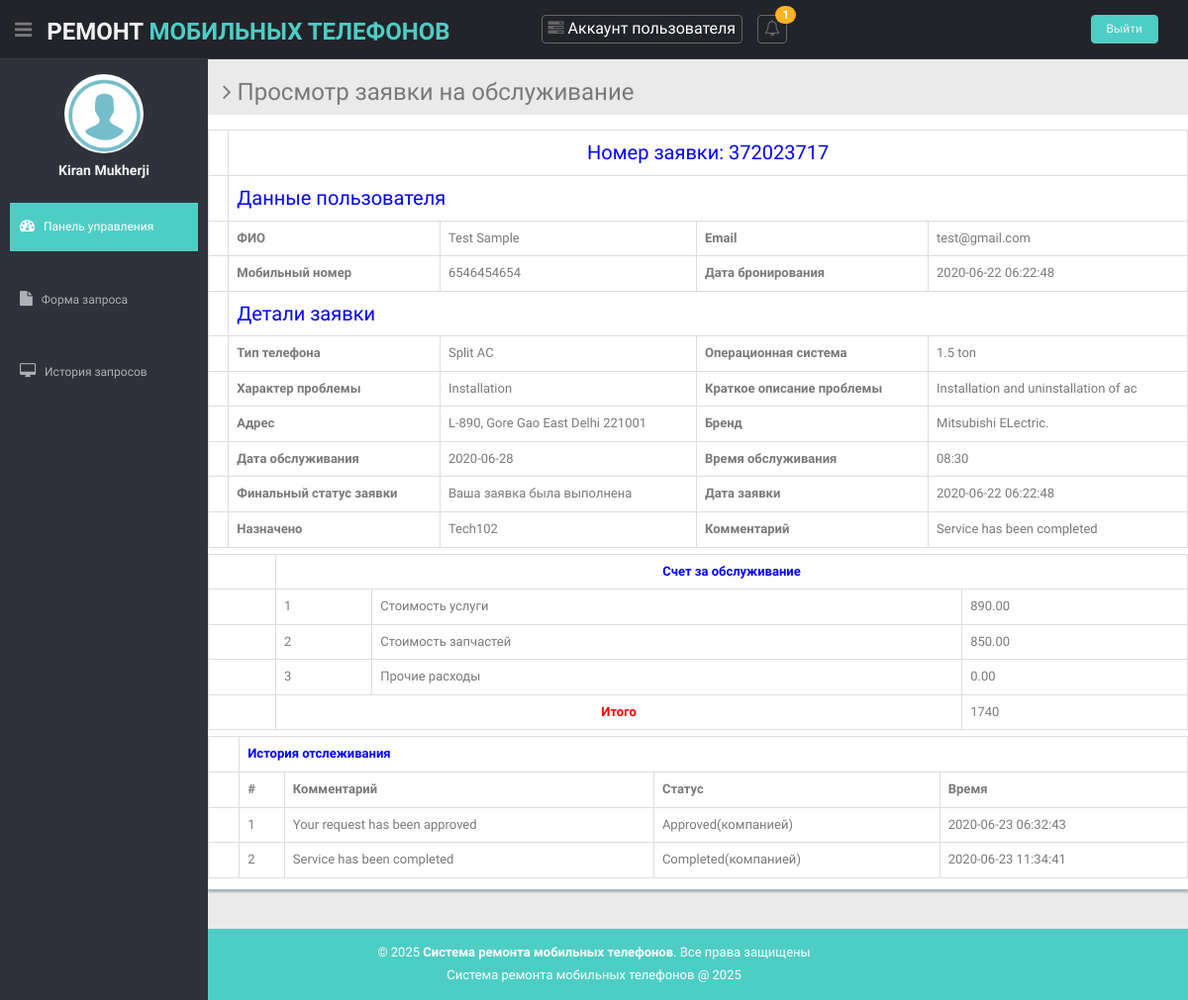
The page /user/view-service-detail.php?viewid=372023717 (signed in) on the database its author committed.
### tables this page shows
CREATE TABLE IF NOT EXISTS `tbluser` (
  `ID` int NOT NULL AUTO_INCREMENT,
  `FirstName` varchar(200) DEFAULT NULL,
  `LastName` varchar(200) DEFAULT NULL,
  `MobileNumber` bigint DEFAULT NULL,
  `Email` varchar(200) DEFAULT NULL,
  `Password` varchar(200) DEFAULT NULL,
  `RegDate` timestamp NULL DEFAULT CURRENT_TIMESTAMP,
  PRIMARY KEY (`ID`)
);

CREATE TABLE IF NOT EXISTS `tblrequest` (
  `ID` int NOT NULL AUTO_INCREMENT,
  `UserID` int DEFAULT NULL,
  `ServiceNumber` varchar(10) DEFAULT NULL,
  `BrandName` varchar(50) DEFAULT NULL,
  `ACtype` varchar(100) DEFAULT NULL,
  `ACcapcity` varchar(50) DEFAULT NULL,
  `Problem` varchar(200) DEFAULT NULL,
  `ProblemDesc` mediumtext,
  `Address` varchar(200) DEFAULT NULL,
  `DateofService` varchar(200) DEFAULT NULL,
  `SuitableTime` varchar(200) DEFAULT NULL,
  `ReqDate` timestamp NULL DEFAULT CURRENT_TIMESTAMP,
  `Status` varchar(50) DEFAULT NULL,
  `AssignTo` varchar(120) DEFAULT NULL,
  `Remark` varchar(200) DEFAULT NULL,
  `ServiceCharge` decimal(10,2) DEFAULT NULL,
  `PartCharge` decimal(10,2) DEFAULT NULL,
  `OtherCharge` decimal(10,2) DEFAULT NULL,
  `ResponseDate` timestamp NULL DEFAULT NULL ON UPDATE CURRENT_TIMESTAMP,
  PRIMARY KEY (`ID`),
  KEY `ServiceNumber` (`ServiceNumber`)
);

CREATE TABLE IF NOT EXISTS `tbltracking` (
  `ID` int NOT NULL AUTO_INCREMENT,
  `ServiceNumber` varchar(200) DEFAULT NULL,
  `Remark` varchar(200) DEFAULT NULL,
  `Status` varchar(200) DEFAULT NULL,
  `OrderCanclledByUser` int DEFAULT NULL,
  `UpdationDate` timestamp NULL DEFAULT CURRENT_TIMESTAMP,
  PRIMARY KEY (`ID`)
);

### user/view-service-detail.php (the view, shortened to what this page needs)
<?php
include('includes/dbconnection.php');
if (strlen($_SESSION['acrsuid']==0)) {
  header('location:logout.php');
  } else{
?>
<!DOCTYPE html>
<html lang="en">
<head>
  <link href="../lib/bootstrap/css/bootstrap.min.css" rel="stylesheet">
  <link href="../lib/font-awesome/css/font-awesome.css" rel="stylesheet" />
  <link href="../lib/advanced-datatable/css/demo_page.css" rel="stylesheet" />
  <link href="../lib/advanced-datatable/css/demo_table.css" rel="stylesheet" />
  <link rel="stylesheet" href="../lib/advanced-datatable/css/DT_bootstrap.css" />
  <link href="../css/style.css" rel="stylesheet">
  <link href="../css/style-responsive.css" rel="stylesheet">
</head>
<body>
  <section id="container">
   <?php include_once('includes/header.php');?>
  <?php include_once('includes/sidebar.php');?>
    <section id="main-content">
      <section class="wrapper">
        <h3><i class="fa fa-angle-right"></i> Просмотр заявки на обслуживание</h3>
        <div class="row mb">
          <div class="content-panel">
            <div class="adv-table">
              <table cellpadding="0" cellspacing="0" border="0" class="display table table-bordered" id="hidden-table-info">
                <?php
                $vid=$_GET['viewid'];
$ret=mysqli_query($con,"select tbluser.*,tblrequest.* from tblrequest join tbluser on tbluser.ID=tblrequest.UserID where ServiceNumber='$vid'");
while ($row=mysqli_fetch_array($ret)) {
?>
                  <tr align="center">
<td colspan="4" style="font-size:20px;color:blue">
 Номер заявки: <?php  echo $_GET['viewid'];;?></td></tr>
          <tr>
<td colspan="4" style="font-size:20px;color:blue">
 Данные пользователя</td></tr>
  <tr>
  <th scope>ФИО</th>
  <td><?php  echo $row['FirstName'];?> <?php  echo $row['LastName'];?></td>
  <th scope>Email</th>
  <td><?php  echo $row['Email'];?></td>
  </tr>
  <tr>
  <th scope>Мобильный номер</th>
  <td><?php  echo $row['MobileNumber'];?></td>
  <th>Дата бронирования</th>
  <td colspan="2"><?php  echo $row['ReqDate'];?></td>
  </tr>
  <td colspan="4" style="font-size:20px;color:blue">
 Детали заявки</td></tr>
  <tr>
  <th>Тип телефона</th>
  <td><?php  echo $row['ACtype'];?></td>
  <th>Операционная система</th>
  <td><?php  echo $row['ACcapcity'];?></td>
  </tr>
   <tr>
  <th>Характер проблемы</th>
  <td><?php  echo $row['Problem'];?></td>
  <th>Краткое описание проблемы</th>
  <td><?php  echo $row['ProblemDesc'];?></td>
  </tr>
  <th>Адрес</th>
  <td><?php  echo $row['Address'];?></td>
  <th>Бренд</th>
  <td><?php  echo $row['BrandName'];?></td>
  <tr>
  <th>Дата обслуживания</th>
  <td><?php  echo $row['DateofService'];?></td>
  <th>Время обслуживания</th>
  <td><?php  echo $row['SuitableTime'];?></td>
  </tr>
  <tr>
  <th>Финальный статус заявки</th>
  <td>
<?php  $status=$row['Status'];
if($row['Status']=="Completed")
{
  echo "Ваша заявка была выполнена";
}
?></td>
<th>Дата заявки</th>
  <td><?php  echo $row['ReqDate'];?></td>
  </tr>
<?php if($row['Status']==""){ ?>
  <tr>
    <th>Назначено</th>
   <td><?php echo "Еще не обновлено"; ?></td>
  <th>Комментарий</th>
   <td><?php echo "Еще не обновлено"; ?></td>
  </tr>
<?php } else { ?>
  <tr>
    <th>Назначено</th>
  <td><?php  echo $row['AssignTo'];?></td>
  <th>Комментарий</th>
  <td><?php  echo $row['Remark'];?></td>
  </tr><?php } ?>
<?php }?>
</table>
 <?php
 if($status=='Completed'){
    $ret=mysqli_query($con,"select * from tblrequest  where ServiceNumber='$vid'");
$cnt=1;
   ?>
   <table cellpadding="0" cellspacing="0" border="0" class="display table table-bordered" id="hidden-table-info">
  <tr align="center">
   <th colspan="8" style="text-align: center;color: blue">Счет за обслуживание</th>
  </tr>
  <?php
while ($row=mysqli_fetch_array($ret)) {
  ?>
  <tr>
    <td>1</td>
    <td>Стоимость услуги</td>
    <td><?php  echo $sc=$row['ServiceCharge'];?></td>
  </tr>
  <tr>
    <td>2</td>
    <td>Стоимость запчастей</td>
    <td><?php  echo $pc=$row['PartCharge'];?></td>
  </tr>
  <tr>
    <td>3</td>
    <td>Прочие расходы</td>
    <td><?php  echo $oc=$row['OtherCharge'];?></td>
  </tr>
  <tr>
    <td colspan="2" style="text-align: center;"><strong style="color: red;">Итого</strong></td>
    <td><?php  echo $sc+$pc+$oc;?></td>
  </tr>
<?php $cnt=$cnt+1;} ?>
</table>
<?php }
?>
<?php  if($status!=""){
$ret=mysqli_query($con,"select tbltracking.OrderCanclledByUser,tbltracking.Remark,tbltracking.Status as fstatus,tbltracking.UpdationDate from tbltracking where tbltracking.ServiceNumber ='$vid'");
$cnt=1;
 ?>
<table cellpadding="0" cellspacing="0" border="0" class="display table table-bordered" id="hidden-table-info">
  <tr align="center">
   <th colspan="4" style="color: blue">История отслеживания</th>
  </tr>
  <tr>
    <th>#</th>
    <th>Комментарий</th>
    <th>Статус</th>
    <th>Время</th>
  </tr>
<?php
while ($row=mysqli_fetch_array($ret)) {
   $cancelledby=$row['OrderCanclledByUser'];
  ?>
<tr>
  <td><?php echo $cnt;?></td>
 <td><?php  echo $row['Remark'];?></td>
  <td><?php  echo $row['fstatus'];
if($cancelledby=='1'){
echo "("."пользователем".")";
} else {
echo "("."компанией".")";
}
  ?></td>
   <td><?php  echo $row['UpdationDate'];?></td>
</tr>
<?php $cnt=$cnt+1;} ?>
</table>
<?php  }
?>
</div>
                        </div>
                    </div>
      </section>
    </section>
<?php include_once('includes/footer.php');?>
  </section>
</body>
</html>
<?php  } ?>

### user/includes/sidebar.php (shortened to what this page needs)
<aside>
      <div id="sidebar" class="nav-collapse ">
        <ul class="sidebar-menu" id="nav-accordion">
          <p class="centered"><a href="profile.php"><img src="images/images.png" class="img-circle" width="80"></a></p>
          <?php
$uid=$_SESSION['acrsuid'];
$ret=mysqli_query($con,"select * from tbluser where ID='$uid'");
while ($row=mysqli_fetch_array($ret)) {
?>
          <h5 class="centered"><?php  echo $row['FirstName'];?> <?php  echo $row['LastName'];?></h5><?php } ?>
            <li class="mt">
            <a class="active" href="dashboard.php">
              <i class="fa fa-dashboard"></i>
              <span>Панель управления</span>
              </a>
            </li>
            <li class="mt">
            <a href="requets-form.php">
              <i class="fa fa-file"></i>
              <span>Форма запроса</span>
              </a>
            </li>
            <li class="mt">
            <a href="requets-history.php">
              <i class="fa fa-desktop"></i>
              <span>История запросов</span>
              </a>
            </li>
        </ul>
      </div>
    </aside>

### css/style.css (style rules this page uses)
body { color: #797979; background: #eaeaea; font-family: 'Ruda', sans-serif; padding: 0px !important; margin: 0px !important; font-size:13px; }
ul li { list-style: none; }
a, a:hover, a:focus { text-decoration: none; outline: none; }
#container { width: 100%; height: 100%; }
.centered { text-align: center; }
.mt { margin-top: 25px; }
.mb { margin-bottom: 25px; }
#sidebar { width: 210px; height: 100%; position: fixed; background: #2f323a; }
#sidebar h5 { color: #f2f2f2; font-weight: 700; }
#sidebar ul li { position: relative; }
ul.sidebar-menu , ul.sidebar-menu li ul.sub { margin: -2px 0 0; padding: 0; }
ul.sidebar-menu { margin-top: 75px; }
ul.sidebar-menu li { margin-bottom: 5px; margin-left:10px; margin-right:10px; }
ul.sidebar-menu li a span { display: inline-block; }
ul.sidebar-menu li a { color: #aeb2b7; text-decoration: none; display: block; padding: 15px 0 15px 10px; font-size: 12px; outline: none; -webkit-transition: all 0.3s ease; -moz-transition: all 0.3s ease; -o-transition: all 0.3s ease; -ms-transition: all 0.3s ease; transition: all 0.3s ease; }
ul.sidebar-menu li a.active, ul.sidebar-menu li a:hover, ul.sidebar-menu li a:focus { background: #4ECDC4; color: #fff; display: block; -webkit-transition: all 0.3s ease; -moz-transition: all 0.3s ease; -o-transition: all 0.3s ease; -ms-transition: all 0.3s ease; transition: all 0.3s ease; }
ul.sidebar-menu li a i { font-size: 15px; padding-right: 6px; }
ul.sidebar-menu li a.active i { color: #fff; }
#main-content { margin-left: 210px; }
.wrapper { display: inline-block; margin-top: 60px; padding-left: 15px; padding-right: 15px; padding-bottom: 15px; padding-top: 0px; width: 100%; }
.content-panel { background: #ffffff; box-shadow: 0px 3px 2px #aab2bd; padding-top: 15px; padding-bottom: 5px; }

### rows shown on the page
tbluser: FirstName "Kiran", LastName "Mukherji"
tblrequest: UserID.FirstName "Test", UserID.LastName "Sample", UserID.Email "test@gmail.com", UserID.MobileNumber "6546454654", ReqDate "2020-06-22 06:22:48", ACtype "Split AC", ACcapcity "1.5 ton", Problem "Installation", ProblemDesc "Installation and uninstallation of ac", Address "L-890, Gore Gao East Delhi 221001", BrandName "Mitsubishi ELectric.", DateofService "2020-06-28", SuitableTime "08:30", shows "Ваша заявка была выполнена", AssignTo "Tech102", Remark "Service has been completed", ServiceCharge "890.00", PartCharge "850.00", OtherCharge "0.00", $sc+$pc+$oc "1740"
tbltracking: Remark "Your request has been approved", Status "Approved", UpdationDate "2020-06-23 06:32:43"
tbltracking: Remark "Service has been completed", Status "Completed", UpdationDate "2020-06-23 11:34:41"

### other values the page prints
$num "1"
